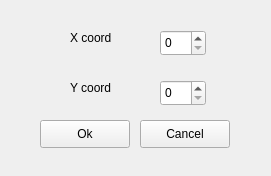
<?xml version="1.0" encoding="UTF-8"?>
<ui version="4.0">
 <class>TeleportForm</class>
 <widget class="QWidget" name="TeleportForm">
  <property name="geometry">
   <rect>
    <x>0</x>
    <y>0</y>
    <width>271</width>
    <height>176</height>
   </rect>
  </property>
  <property name="windowTitle">
   <string>Form</string>
  </property>
  <widget class="QPushButton" name="pushButtonCancel">
   <property name="geometry">
    <rect>
     <x>140</x>
     <y>120</y>
     <width>90</width>
     <height>28</height>
    </rect>
   </property>
   <property name="text">
    <string>Cancel</string>
   </property>
  </widget>
  <widget class="QPushButton" name="pushButtonOK">
   <property name="geometry">
    <rect>
     <x>40</x>
     <y>120</y>
     <width>90</width>
     <height>28</height>
    </rect>
   </property>
   <property name="text">
    <string>Ok</string>
   </property>
  </widget>
  <widget class="QSpinBox" name="spinBoxX">
   <property name="geometry">
    <rect>
     <x>160</x>
     <y>30</y>
     <width>46</width>
     <height>26</height>
    </rect>
   </property>
  </widget>
  <widget class="QSpinBox" name="spinBoxY">
   <property name="geometry">
    <rect>
     <x>160</x>
     <y>80</y>
     <width>46</width>
     <height>26</height>
    </rect>
   </property>
  </widget>
  <widget class="QLabel" name="label">
   <property name="geometry">
    <rect>
     <x>70</x>
     <y>30</y>
     <width>58</width>
     <height>16</height>
    </rect>
   </property>
   <property name="text">
    <string>X coord</string>
   </property>
  </widget>
  <widget class="QLabel" name="label_2">
   <property name="geometry">
    <rect>
     <x>70</x>
     <y>80</y>
     <width>58</width>
     <height>16</height>
    </rect>
   </property>
   <property name="text">
    <string>Y coord</string>
   </property>
  </widget>
 </widget>
 <resources/>
 <connections/>
</ui>
